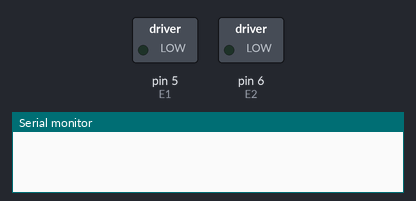
This sketch was run on a simulated Arduino Uno, built with avr-gcc and run on an emulated ATmega328P. Parts: switched loads named in the sketch (green lamp = pin HIGH), the last lines printed to the serial monitor.

Above: at 0.1 s.
At 5.3 s:
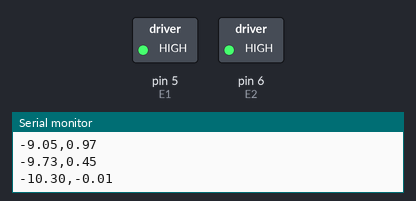
Timing chart, 0 to 19.7 s (numbered marks = the images above):
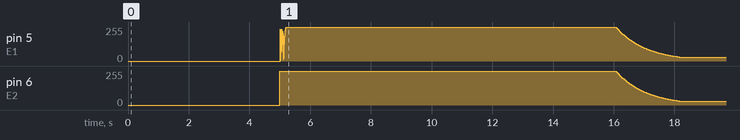

The sketch:

control_test.ino
```cpp
/*
  Robot differential control system

  By Chad Lagore
  02/13/16
*/

#include <math.h>

typedef struct {
    float x;
    float y;
} Vector;

typedef struct {
    float x;
    float y;
    float heading;
    float v;
    float w;
    float dt;
} State;

// Geometric constants of robot vehicle.
// Wheel radius (R) and wheel to wheel length (L).
#define R 6.5
#define L 16

// PID controller tuning.
#define k_p 1.5
#define k_i 1
#define k_d 0

// Max speed in cm/s.
#define MAX_SPEED 61

// Goal coordinates.
#define GOAL_X -500.0
#define GOAL_Y -500.0

#define _USE_MATH_DEFINES

State state;
Vector destination;
bool atDestination = false;
long last_time;

bool go(State * state, Vector * destination, bool stopAtDestination);
float wheelVelocity(float w, float v, int wheel);
void wheelControl(float left_w, float right_w);
void calculateOdometry(State * state, float left_w, float right_w);

void setup() {
  Serial.begin(9600);
  destination.x = GOAL_X;
  destination.y = GOAL_Y;
  state.x = 0;
  state.y = 0;
  state.heading = M_PI / 2;
  state.v = 0;
  state.w = 0;
  state.dt = 1;
  delay(5000);
}

void loop() {
  int last_time;
  while(!atDestination) {
    last_time = millis();
    atDestination = go(&state, &destination, true);
    state.dt = millis() - last_time;
  }
}

bool go(State * state, Vector * destination, bool stopAtDestination) {
  float v, w, desired_heading, right_w, left_w, error, velocity;
  Vector goal;

  /* Create goal vector */
  goal.x = (destination->x - state->x);
  goal.y = (destination->y - state->y);

  /* Determine desired heading, velocity and angular velocity */
  state->v = sqrt(goal.x * goal.x + goal.y * goal.y);
  state->v = (state->v > MAX_SPEED) ? MAX_SPEED : state->v;
  desired_heading = atan2(goal.y,goal.x);
  error = desired_heading - state->heading;
  error = atan2(sin(error), cos(error));
  state->w = k_p * error + k_i * error * state->dt;

  /* Calculate wheel velocities from craft velocity */
  left_w = wheelVelocity(state->w,state->v,0);
  right_w = wheelVelocity(state->w,state->v,1);
  //Serial.print(state->x); Serial.print(",");Serial.println(state->y);

  /* Implement wheel velocities */
  wheelControl(left_w, right_w);
  Serial.print(state->x); Serial.print(",");Serial.println(state->y);

  /* Update state variables */
  calculateOdometry(state, left_w, right_w);

  /* Return true if within threshold of destination */
  return (state->v < 5);

}

float wheelVelocity(float w, float v, int wheel) {
  if(wheel)
      return (2*v + w*L)/(2*R);
  else
      return (2*v - w*L)/(2*R);
}

void wheelControl(float left_w, float right_w) {
  int E1 = 5;
  int E2 = 6;
  int M1 = 4;
  int M2 = 7;
  int left_norm, right_norm = 0;

  left_norm = (left_w >= 6.66) ? 255 : left_w*255/6.66;
  right_norm = (right_w >= 6.66) ? 255 : right_w*255/6.66;

  digitalWrite(M1, HIGH); digitalWrite(M2, HIGH);
  analogWrite(E1, left_norm); analogWrite(E2, right_norm);
  //Serial.print(left_norm); Serial.print(",");Serial.println(right_norm);
}

void calculateOdometry(State * state, float left_w, float right_w) {
  float l_distance = left_w * state->dt * R / 1000;
  float r_distance = right_w * state->dt * R / 1000;
  float distance = (l_distance + r_distance) / 2;

  state->x = state->x + distance * cos(state->heading);
  state->y = state->y + distance * sin(state->heading);
  state->heading = state->heading + (r_distance-l_distance)/L;
}
```
